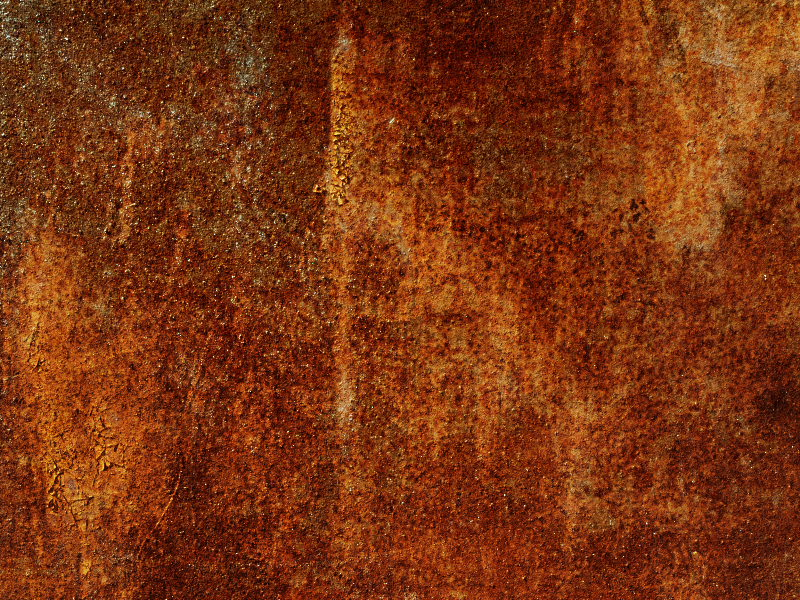
%> input picture original.png, 800 x 600 px
$ octave seg.m   (GNU Octave 9; MATLAB toolbox functions it lacks are replaced by stand-ins)
%> lines starting %> are read from the running program, lines starting %| are printed output that depends on the picture; in (x1, y1, x2, y2) boxes, pixels count from 0 and x2, y2 are one past the last pixel; in counts of white or black regions, pixels touching at a corner belong together; the program's own positions count from 1
clc;
clear all;
k=input('Enter the file name','s'); % input image; color image
%> the answer given: original.png
im=imread(k);
%> im is the input picture: size 600x800x3 uint8; mean R, G, B 124.3, 52.9, 17
im1=rgb2gray(im);
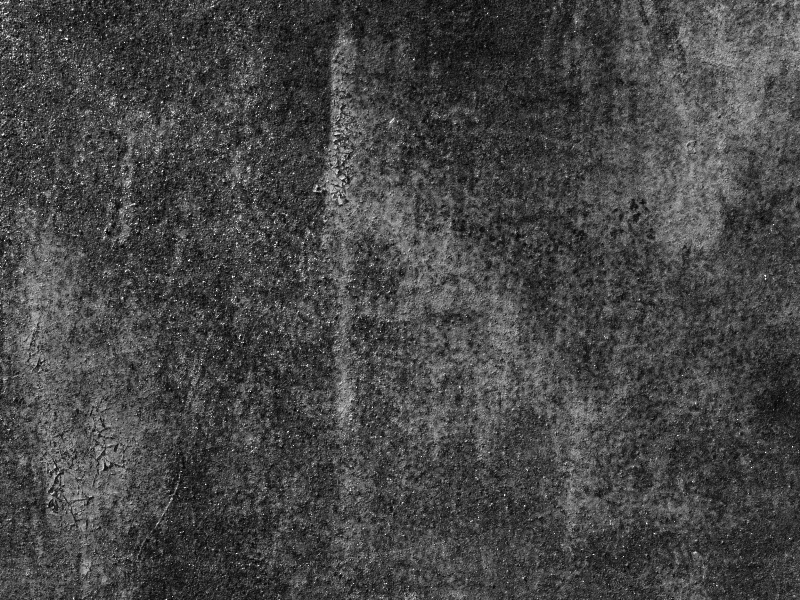
%> im1: size 600x800 uint8; min 2, max 255, mean 70.2
im1=medfilt2(im1,[3 3]); %Median filtering the image to remove noise%
BW = edge(im1,'sobel'); %finding edges
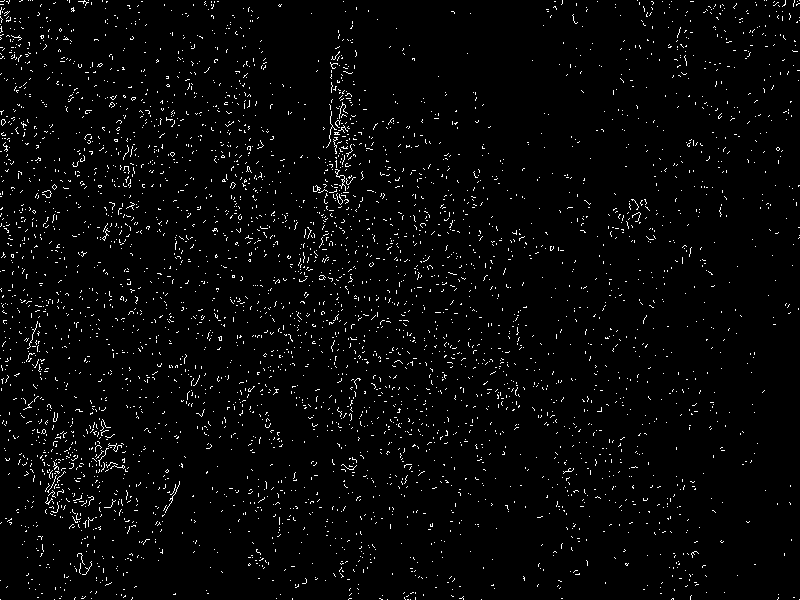
%> BW: size 600x800 logical; 2.7% white in thin lines or dots
[imx,imy]=size(BW);
%> imx = 600; imy = 800
msk=[0 0 0 0 0;
     0 1 1 1 0;
     0 1 1 1 0;
     0 1 1 1 0;
     0 0 0 0 0;];
B=conv2(double(BW),double(msk)); %Smoothing  image to reduce the number of connected components
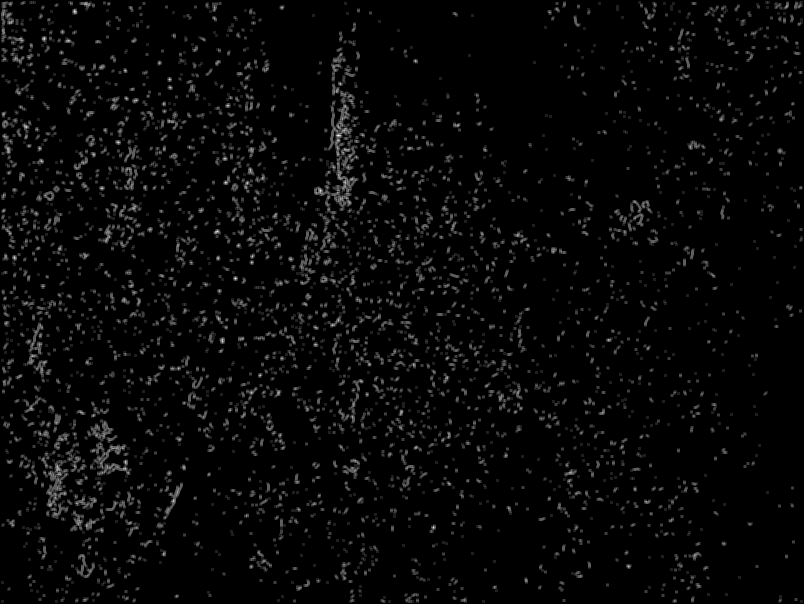
%> B: size 604x804 double; min 0, max 8, mean 0.236; drawn with min black and max white
L = bwlabel(B,8);% Calculating connected components
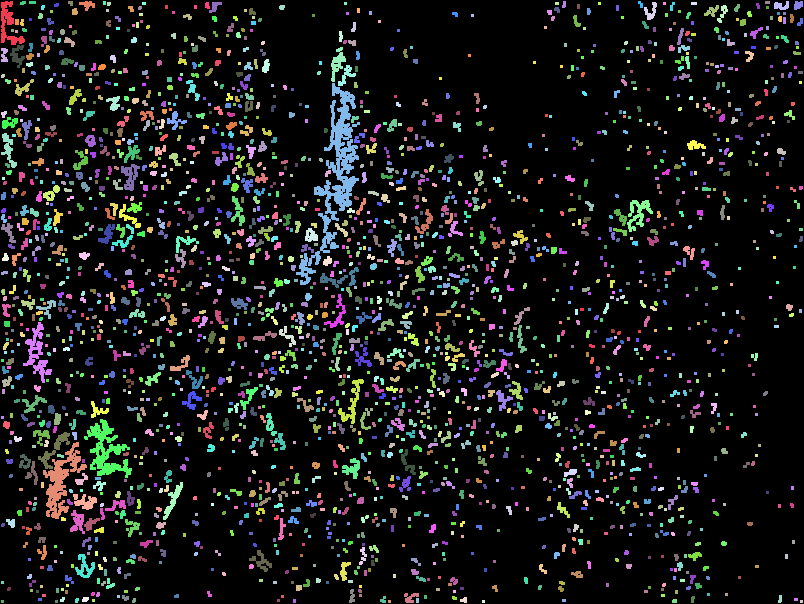
%> L: size 604x804 double; 2409 distinct labels, from 0 to 2408; one colour per label, 0 black
mx=max(max(L))
%> mx = 2408
% There will be mx connected components.Here U can give a value between 1 and mx for L or in a loop you can extract all connected components
[r,c] = find(L==17);
%> r = 120 values from 118 to 129; c = 120 values from 3 to 18
rc = [r c];
%> rc = 120 rows, first 12: [122 3; 123 3; 124 3; 125 3; 126 3; 127 3; 128 3; 121 4; 122 4; 123 4; 124 4; 125 4]
[sx sy]=size(rc);
%> sx = 120; sy = 2
n1=zeros(imx,imy);
for i=1:sx
    x1=rc(i,1);
    y1=rc(i,2);
    n1(x1,y1)=255;
end % Storing the extracted image in an array
%> this loop made 120 passes
%> (x1, y1) on passes 1 to 12: (122, 3), (123, 3), (124, 3), (125, 3), (126, 3), (127, 3), (128, 3), (121, 4), (122, 4), (123, 4), (124, 4), (125, 4)
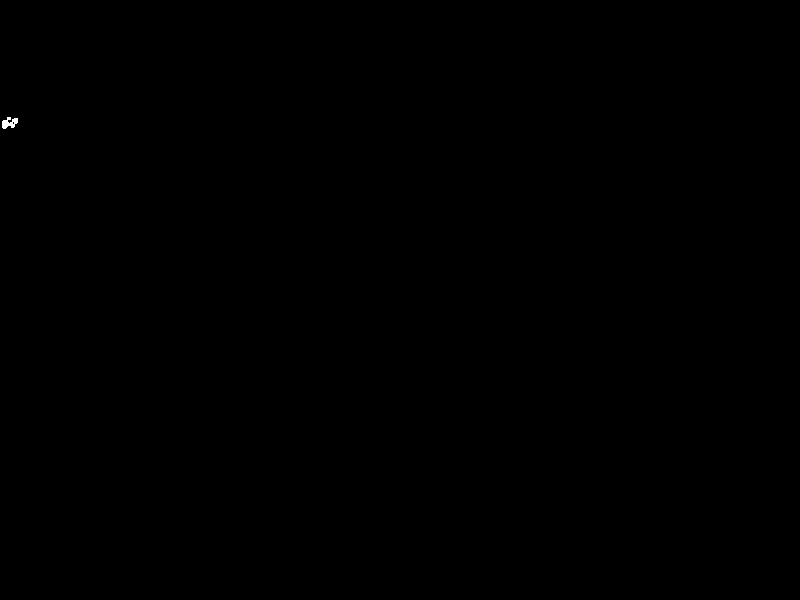
%> n1: size 600x800 double; 0.03% white; 1 white region, box (x1, y1, x2, y2) and area: (2, 117, 18, 129) 120
figure,imshow(im);
figure,imshow(im1);
figure,imshow(B);
%> after `imshow(B)`:
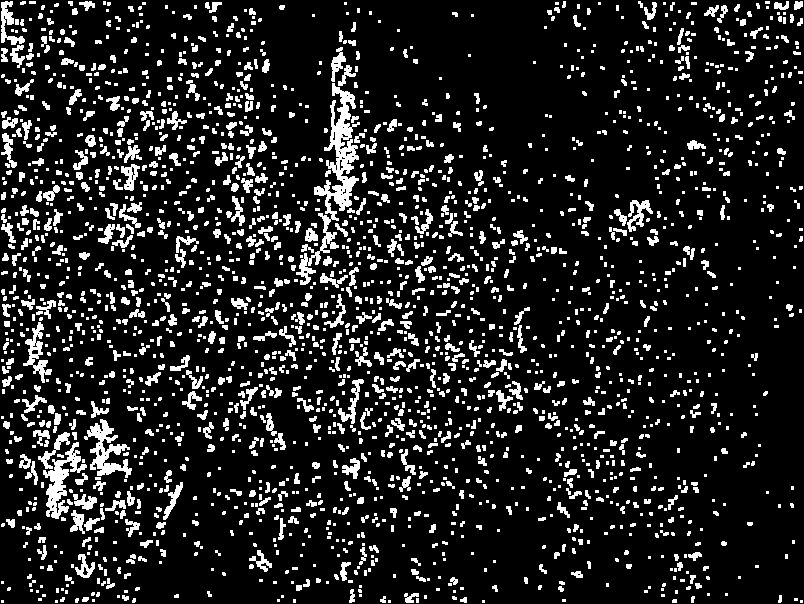
%> displayed picture: size 604x804, on the screen's scale of 0 to 255; 13.5% white; 2408 white regions (1422 under 20 px), largest, box (x1, y1, x2, y2) and area: (296, 83, 360, 285) 2964, (43, 442, 87, 519) 1149, (84, 419, 132, 478) 1111
figure,imshow(n1,[]);

$ run again, on colored.jpg
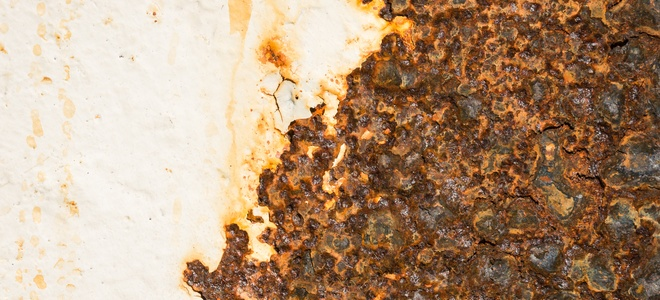
%> input picture colored.jpg, 660 x 300 px
%> im is the input picture: size 300x660x3 uint8; mean R, G, B 178.6, 149.4, 122.4
%> BW: size 300x660 logical; 3.6% white in thin lines or dots
%> `L = bwlabel(B,8);`:
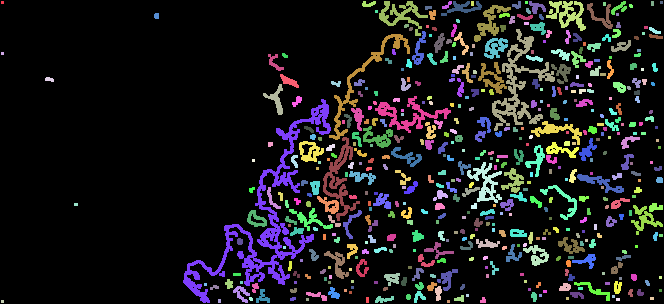
%> L: size 304x664 double; 502 distinct labels, from 0 to 501; one colour per label, 0 black
%> mx = 501
%> r = 26 values from 188 to 193; c = 26 values from 250 to 255
%> rc = 26 rows, first 12: [189 250; 190 250; 191 250; 192 250; 189 251; 190 251; 191 251; 192 251; 193 251; 189 252; 190 252; 191 252]
%> sx = 26; sy = 2
%> the loop `for i=1:sx` made 26 passes
%> (x1, y1) on passes 1 to 8: (189, 250), (190, 250), (191, 250), (192, 250), (189, 251), (190, 251), (191, 251), (192, 251)
%> `imshow(B)`:
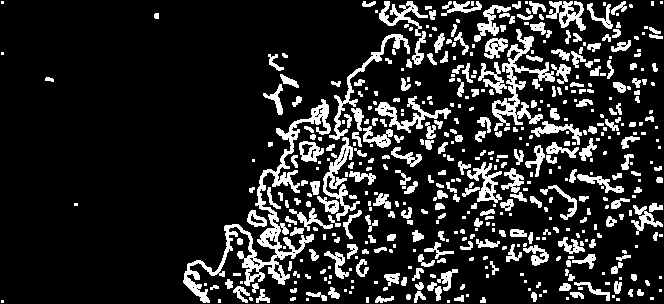
%> displayed picture: size 304x664, on the screen's scale of 0 to 255; 15.8% white; 501 white regions (215 under 20 px), largest, box (x1, y1, x2, y2) and area: (183, 99, 331, 303) 3846, (492, 29, 555, 131) 1537, (329, 34, 410, 140) 843

$ run again, on rust0.jpg
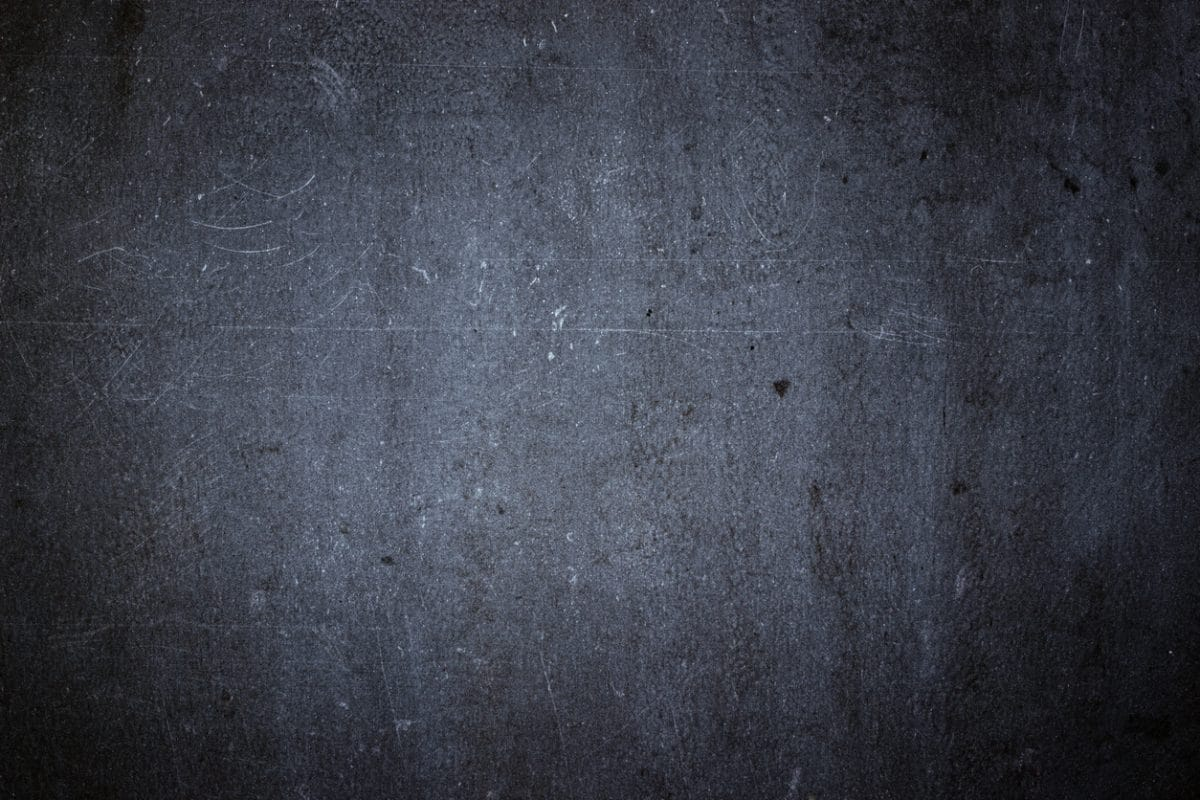
%> input picture rust0.jpg, 1200 x 800 px
%> im is the input picture: size 800x1200x3 uint8; mean R, G, B 59.3, 62.7, 73.3
%> BW: size 800x1200 logical; 2.6% white in thin lines or dots
%> `L = bwlabel(B,8);`:
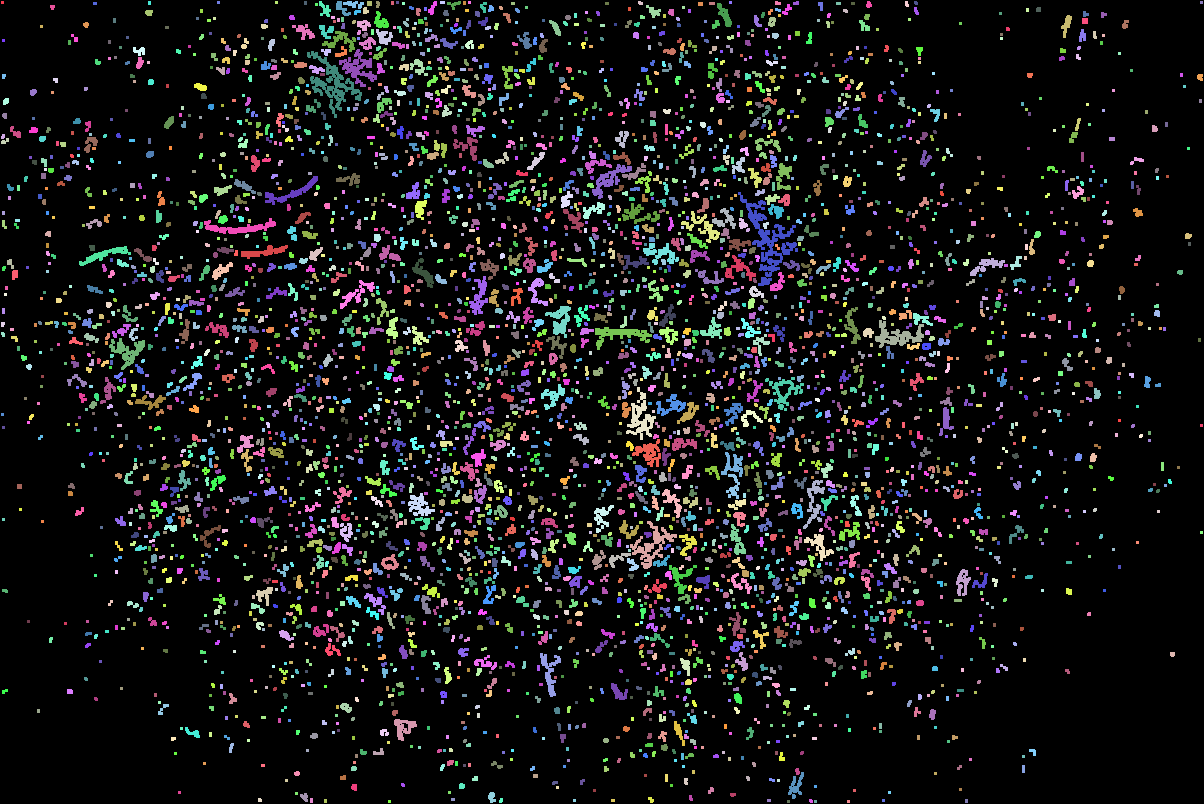
%> L: size 804x1204 double; 4203 distinct labels, from 0 to 4202; one colour per label, 0 black
%> mx = 4202
%> r = 21 values from 690 to 694; c = 21 values from 3 to 8
%> rc = 21 rows, first 12: [691 3; 692 3; 693 3; 694 3; 691 4; 692 4; 693 4; 694 4; 691 5; 692 5; 693 5; 694 5]
%> sx = 21; sy = 2
%> the loop `for i=1:sx` made 21 passes
%> (x1, y1) on passes 1 to 8: (691, 3), (692, 3), (693, 3), (694, 3), (691, 4), (692, 4), (693, 4), (694, 4)
%> `imshow(B)`:
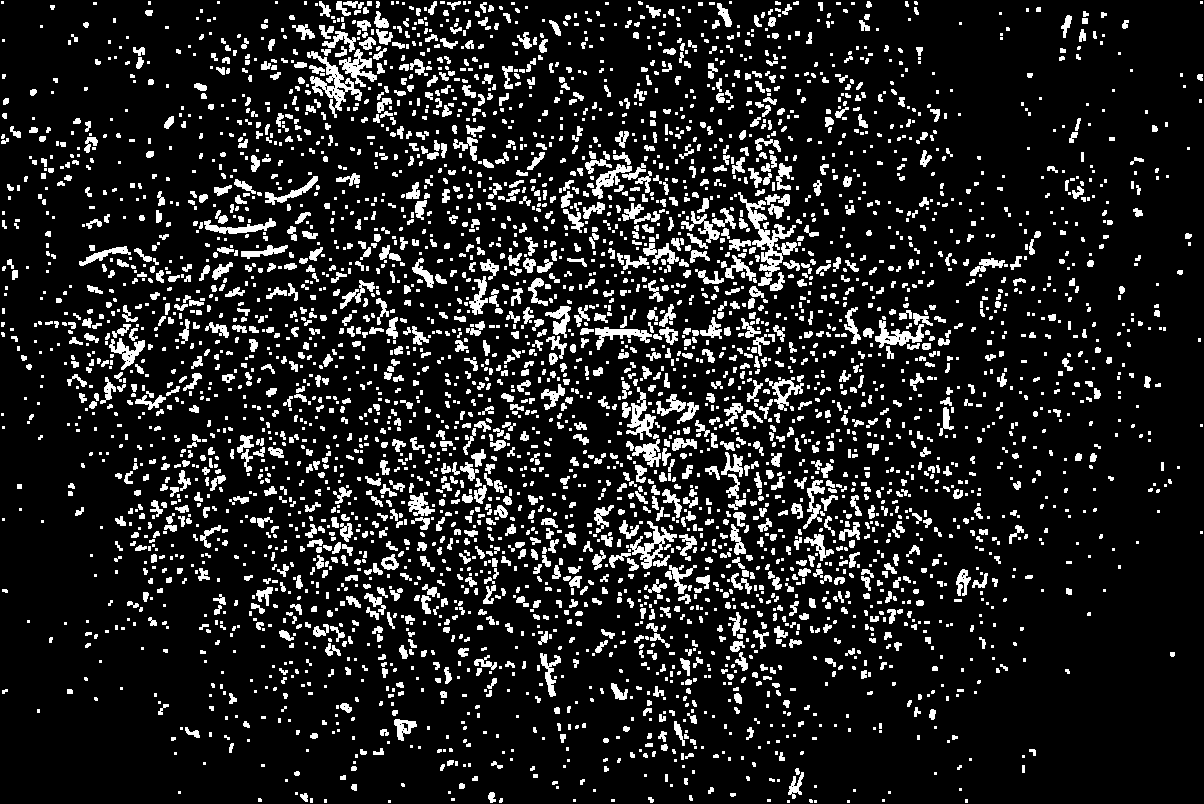
%> displayed picture: size 804x1204, on the screen's scale of 0 to 255; 13.2% white; 4202 white regions (2330 under 20 px), largest, box (x1, y1, x2, y2) and area: (738, 192, 798, 286) 1360, (307, 51, 362, 118) 1019, (630, 521, 677, 569) 682
